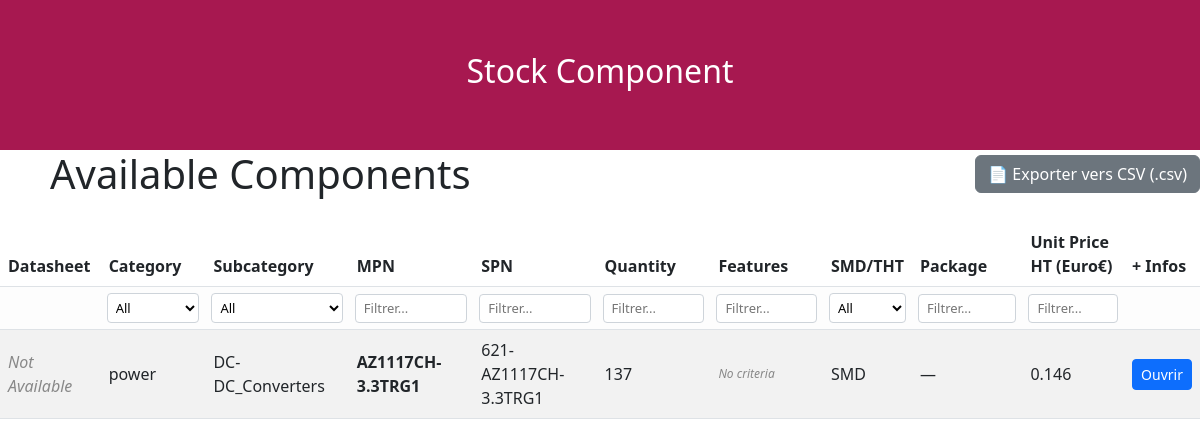
/component/, run on an earlier commit of the app's database.
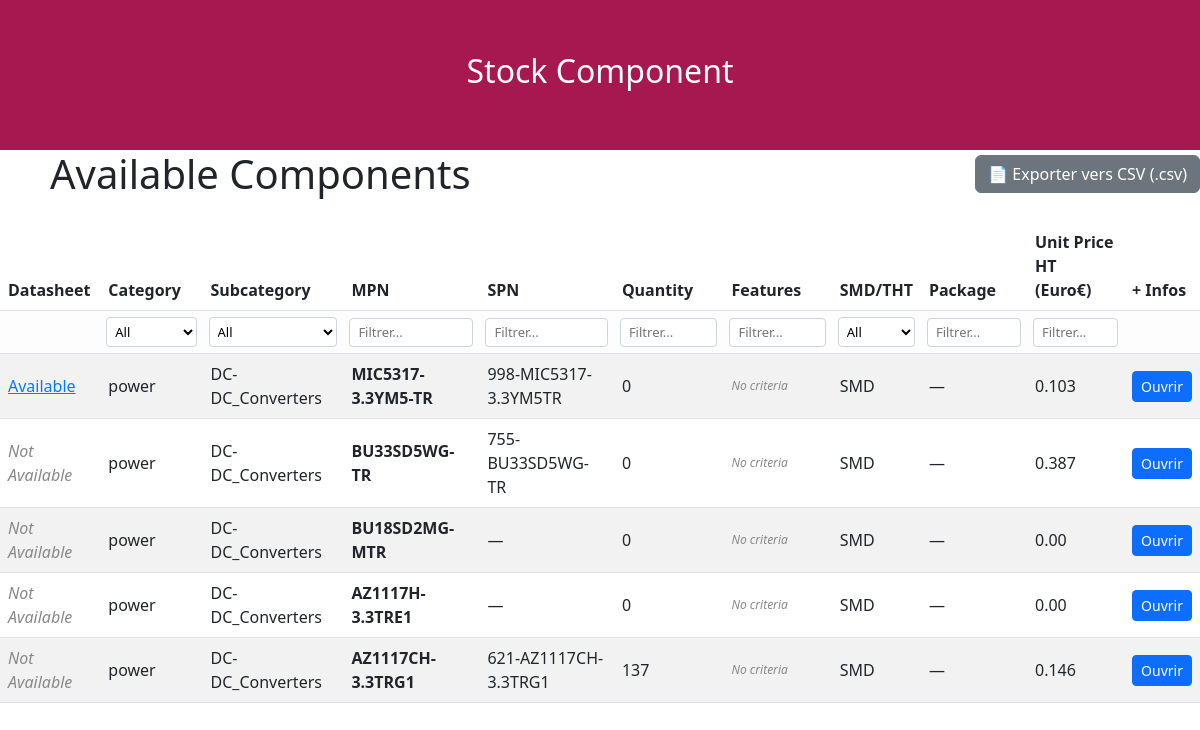
And on a later commit of the database.
### rfid_reader_app/models.py (models this page shows, shortened)
class Component(models.Model):
    SMD_THT_CHOICES = [
        ('SMD', 'SMD'),
        ('THT', 'THT'),
        ('other', 'Other'),
    ]
    mpn         = models.CharField(max_length=100)
    spn         = models.CharField(max_length=100, blank=True)
    quantity    = models.IntegerField(default=0)
    smd_or_tht     = models.CharField(max_length=10,choices=SMD_THT_CHOICES,default='SMD')
    package     = models.ForeignKey(Package, on_delete=models.SET_NULL,null=True, blank=True,related_name='components')
    category    = models.ForeignKey(Category, on_delete=models.SET_NULL,null=True, blank=True,related_name='components')
    subcategory = models.ForeignKey(Subcategory, on_delete=models.SET_NULL,null=True, blank=True,related_name='components')
    datasheet_url = models.CharField(max_length=1000,blank=True)
    unit_price_ht = models.FloatField(default=0.0)

class Category(models.Model):
    name = models.CharField(max_length=100)

class Subcategory(models.Model):
    category = models.ForeignKey(Category, on_delete=models.CASCADE,related_name='subcategories')
    name = models.CharField(max_length=100)

### rfid_reader_app/views.py (the view)
# urls.py: path('component/', component_list, name='component_list'),
def component_list(request):
    components = Component.objects.all().select_related(
        'category', 'subcategory', 'package'
    ).order_by('-id')
    categories = Category.objects.all()
    subcategories = Subcategory.objects.all()
    return render(request, 'component_list.html', {
        'components': components,
        'categories': categories,
        'subcategories': subcategories,
    })

### rfid_reader_app/templates/component_list.html (shortened to what this page needs)
<!DOCTYPE html>
<html>
<head>
</head>
<body>
    <div class="rectangle-haut">
        <h2>Stock Component</h2>
    </div>
</body>
<head>
    <link href="https://cdn.jsdelivr.net/npm/bootstrap@5.3.0/dist/css/bootstrap.min.css" rel="stylesheet">
</head>
<body>
	<div class="d-flex justify-content-between align-items-center mb-4">
		<h1 class="m-0" style="font-size: 2.5rem; font-weight: 500;margin-left: 50px !important;">Available Components</h1>
		<div>
			<a href="{% url 'export_components_csv' %}" class="btn btn-secondary d-flex align-items-center gap-2">
				📄 Exporter vers CSV (.csv)
			</a>
		</div>
	</div>
        <table class="table table-striped align-middle" id="componentTable">
            <thead>
                <tr>
                    <th>Datasheet</th>
                    <th>Category</th>
                    <th>Subcategory</th>
                    <th>MPN</th>
                    <th>SPN</th>
                    <th>Quantity</th>
                    <th>Features</th>
                    <th>SMD/THT</th>
                    <th>Package</th>
                    <th>Unit Price HT (Euro€)</th>
                    <th>+ Infos</th>
                </tr>
                <tr class="search-row">
                    <th></th>
					<th>
						<select class="search-select" data-col="1">
							<option value="">All</option>
						</select>
					</th>
					<th>
						<select class="search-select" data-col="2">
							<option value="">All</option>
						</select>
					</th>
                    <th><input type="text" class="search-input" data-col="3" placeholder="Filtrer..."></th>
                    <th><input type="text" class="search-input" data-col="4" placeholder="Filtrer..."></th>
                    <th><input type="text" class="search-input" data-col="5" placeholder="Filtrer..."></th>
                    <th><input type="text" class="search-input" data-col="6" placeholder="Filtrer..."></th>
                    <th>
						<select class="search-select" data-col="7">
							<option value="">All</option>
						</select>
					</th>
                    <th><input type="text" class="search-input" data-col="8" placeholder="Filtrer..."></th>
                    <th><input type="text" class="search-input" data-col="9" placeholder="Filtrer..."></th>
                    <th></th> </tr>
            </thead>
            <tbody>
                {% for component in components %}
                <tr>
                    <td>
                        {% if component.datasheet_url %}
                            <a href="{{ component.datasheet_url }}" target="_blank" style="color: #007bff; text-decoration: underline;">
                                Available
                            </a>
                        {% elif mouser_data.datasheet %}
                            <a href="{{ mouser_data.datasheet }}" target="_blank" style="color: #007bff; text-decoration: underline;">
                                Voir la datasheet (Mouser)
                            </a>
                        {% else %}
                            <span style="color: #888; font-style: italic;">Not Available</span>
                        {% endif %}
                    </td>
                    <td>
                        {% if component.category %}
                            {{ component.category.name }}
                        {% else %}
                            —
                        {% endif %}
                    </td>
                    <td>
                        {% if component.subcategory %}
                            {{ component.subcategory.name }}
                        {% else %}
                            —
                        {% endif %}
                    </td>
                    <td><strong>{{ component.mpn }}</strong></td>
                    <td>{{ component.spn|default:"—" }}</td>
                    <td>{{ component.quantity }}</td>
                    <td>
                        <ul style="list-style-type: none; padding-left: 0; margin: 0; font-size: 12px;">
                            {% for comp_criteria in component.criterias.all %}
                                <li>
                                    <strong>{{ comp_criteria.criteria.criteria }} :</strong>
                                    {{ comp_criteria.value }}
                                    {% if comp_criteria.criteria.unit %}
                                        {{ comp_criteria.criteria.unit }}
                                    {% endif %}
                                </li>
                            {% empty %}
                                <li style="color: #888; font-style: italic;">No criteria</li>
                            {% endfor %}
                        </ul>
                    </td>
                    <td>{{ component.smd_or_tht }}</td>
                    <td>
                        {% if component.package %}
                            {{ component.package.dimension }}
                        {% else %}
                            —
                        {% endif %}
                    </td>
                    <td>{{ component.unit_price_ht|default:"0.00" }}</td>
                    <td>
                        <a href="{% url 'component_detail' component.id %}" class="btn btn-sm btn-primary">
                            Ouvrir
                        </a>
                    </td>
                </tr>
                {% endfor %}
            </tbody>
        </table>
</body>
</html>

### rfid_reader_app/templates/component_list.html (style rules this page uses)
body { margin: 0; padding: 0; }
.rectangle-haut { width: 100%; height: 150px; background-color: #a71850; color: white; display: flex; align-items: center; justify-content: center; }
.search-row th { background-color: #fdfdfd !important; padding: 6px !important; }
.search-input { width: 100%; padding: 4px 8px; font-size: 13px; border: 1px solid #ced4da; border-radius: 4px; box-sizing: border-box; }
.search-select { width: 100%; padding: 4px 4px; font-size: 13px; border: 1px solid #ced4da; border-radius: 4px; box-sizing: border-box; background-color: white; }

What changed in the data, as far as the page shows it:
added Component: category.name "power", subcategory.name "DC-DC_Converters", mpn "MIC5317-3.3YM5-TR", spn "998-MIC5317-3.3YM5TR", quantity "0", smd_or_tht "SMD", unit_price_ht "0.103"
added Component: datasheet_url "Not Available", category.name "power", subcategory.name "DC-DC_Converters", mpn "BU33SD5WG-TR", spn "755-BU33SD5WG-TR", quantity "0", smd_or_tht "SMD", unit_price_ht "0.387"
added Component: datasheet_url "Not Available", category.name "power", subcategory.name "DC-DC_Converters", mpn "BU18SD2MG-MTR", spn "—", quantity "0", smd_or_tht "SMD", unit_price_ht "0.00"
added Component: datasheet_url "Not Available", category.name "power", subcategory.name "DC-DC_Converters", mpn "AZ1117H-3.3TRE1", spn "—", quantity "0", smd_or_tht "SMD", unit_price_ht "0.00"
